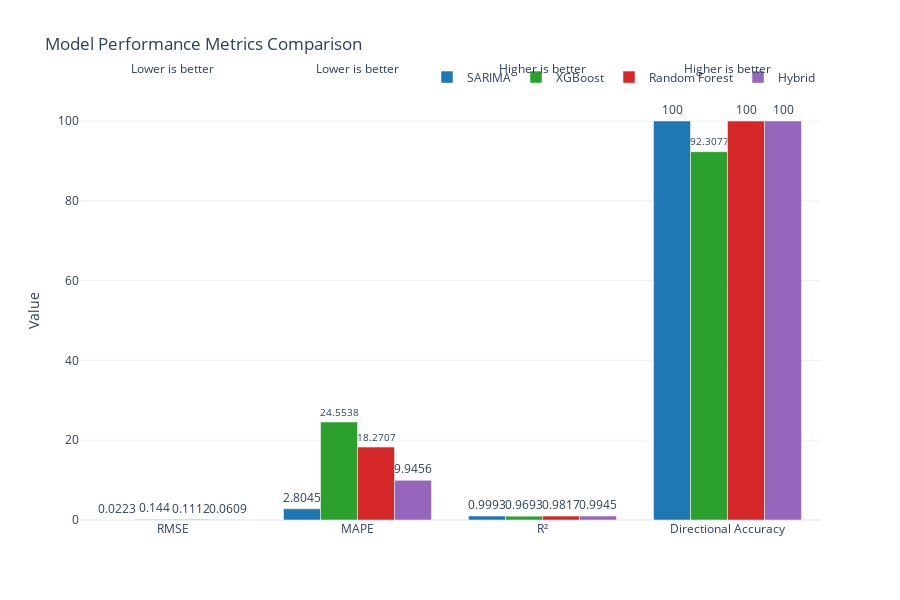

The notebook cell saved with this chart:
### Code cell
# ## 4. Model Performance Comparison
def plot_model_performance():
    """Compare performance across all models with a different visualization approach"""
    # Prepare data
    metrics_df = pd.DataFrame({
        'SARIMA': [0.0223, 2.8045, 0.9993, 100.0000],
        'XGBoost': [0.1440, 24.5538, 0.9693, 92.3077],
        'Random Forest': [0.1112, 18.2707, 0.9817, 100.0000],
        'Hybrid': [0.0609, 9.9456, 0.9945, 100.0000]
    }, index=['RMSE', 'MAPE', 'R²', 'Directional Accuracy'])
    
    # Create subplots
    fig = go.Figure()
    
    # Add traces for each metric
    metrics_list = ['RMSE', 'MAPE', 'R²', 'Directional Accuracy']
    models = ['SARIMA', 'XGBoost', 'Random Forest', 'Hybrid']
    colors = ['#1f77b4', '#2ca02c', '#d62728', '#9467bd']
    
    # Create grouped bar chart
    x = np.arange(len(metrics_list))
    width = 0.2  # Width of bars
    
    for i, (model, color) in enumerate(zip(models, colors)):
        fig.add_trace(go.Bar(
            name=model,
            x=metrics_list,
            y=metrics_df[model],
            marker_color=color,
            text=np.round(metrics_df[model], 4),
            textposition='outside'
        ))
    
    # Update layout
    fig.update_layout(
        title="Model Performance Metrics Comparison",
        barmode='group',
        height=600,
        template="plotly_white",
        yaxis_title="Value",
        showlegend=True,
        legend=dict(
            orientation="h",
            yanchor="bottom",
            y=1.02,
            xanchor="right",
            x=1
        )
    )
    
    # Add annotations for better metrics
    annotations = [
        dict(text="Lower is better", x=0, y=1.1, showarrow=False, xref="x", yref="paper"),
        dict(text="Lower is better", x=1, y=1.1, showarrow=False, xref="x", yref="paper"),
        dict(text="Higher is better", x=2, y=1.1, showarrow=False, xref="x", yref="paper"),
        dict(text="Higher is better", x=3, y=1.1, showarrow=False, xref="x", yref="paper")
    ]
    fig.update_layout(annotations=annotations)
    
    fig.show()

plot_model_performance()

### Figure 1 — Plotly figure (JSON) as saved in the notebook; plotly's stock layout.template omitted (floating-point values rounded to 4 significant figures)
{"data": [{"marker": {"color": "#1f77b4"}, "name": "SARIMA", "text": [0.0223, 2.804, 0.9993, 100], "textposition": "outside", "type": "bar", "x": ["RMSE", "MAPE", "R²", "Directional Accuracy"], "y": [0.0223, 2.804, 0.9993, 100]}, {"marker": {"color": "#2ca02c"}, "name": "XGBoost", "text": [0.144, 24.55, 0.9693, 92.31], "textposition": "outside", "type": "bar", "x": ["RMSE", "MAPE", "R²", "Directional Accuracy"], "y": [0.144, 24.55, 0.9693, 92.31]}, {"marker": {"color": "#d62728"}, "name": "Random Forest", "text": [0.1112, 18.27, 0.9817, 100], "textposition": "outside", "type": "bar", "x": ["RMSE", "MAPE", "R²", "Directional Accuracy"], "y": [0.1112, 18.27, 0.9817, 100]}, {"marker": {"color": "#9467bd"}, "name": "Hybrid", "text": [0.0609, 9.946, 0.9945, 100], "textposition": "outside", "type": "bar", "x": ["RMSE", "MAPE", "R²", "Directional Accuracy"], "y": [0.0609, 9.946, 0.9945, 100]}], "layout": {"annotations": [{"showarrow": false, "text": "Lower is better", "x": 0, "xref": "x", "y": 1.1, "yref": "paper"}, {"showarrow": false, "text": "Lower is better", "x": 1, "xref": "x", "y": 1.1, "yref": "paper"}, {"showarrow": false, "text": "Higher is better", "x": 2, "xref": "x", "y": 1.1, "yref": "paper"}, {"showarrow": false, "text": "Higher is better", "x": 3, "xref": "x", "y": 1.1, "yref": "paper"}], "barmode": "group", "height": 600, "legend": {"orientation": "h", "x": 1, "xanchor": "right", "y": 1.02, "yanchor": "bottom"}, "showlegend": true, "title": {"text": "Model Performance Metrics Comparison"}, "yaxis": {"title": {"text": "Value"}}}}
